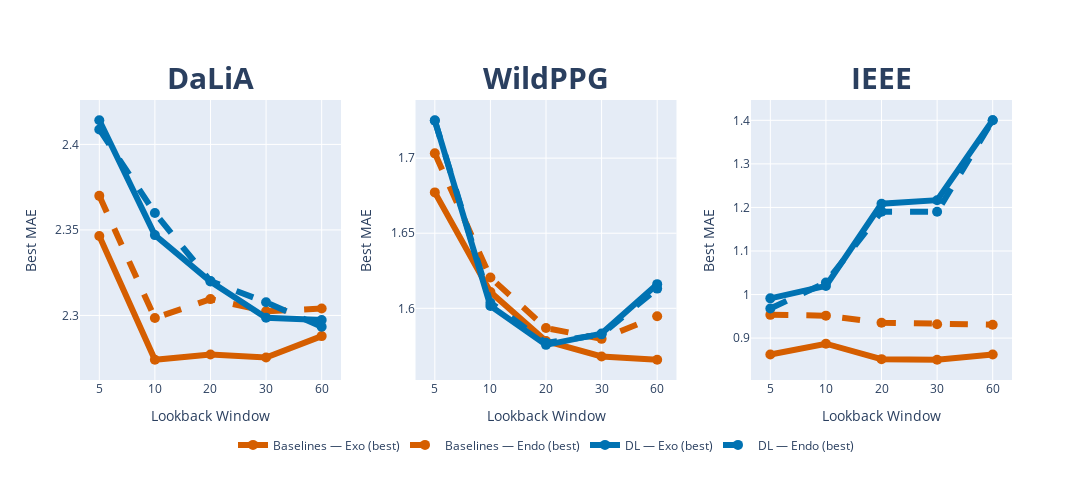

Notebook code for this chart:
### Code cell
from src.constants import (
    BASELINES,
    DL,
    model_colors,
)
use_std = False

TITLE_SIZE = 60
AXIS_TITLE_SIZE = 35
TICK_SIZE = 32
LEGEND_SIZE = 60
LINE_WIDTH = 6
MARKER_SIZE = 10
LINE_OPACITY = 0.8

SUBPLOT_TITLE_SIZE = 30
LEGEND_Y = -0.18

titles = [f"<b>{dataset_to_name[d]}</b>" for d in datasets]
fig = make_subplots(
    rows=1, cols=len(datasets), subplot_titles=titles, horizontal_spacing=0.08, vertical_spacing=0.1
)


for j, dataset in enumerate(datasets, start=1):

    exo_mean, exo_std, endo_mean, endo_std = dataset_metrics[dataset]

    # best per horizon for baselines and DL
    exo_bl_df = get_df(
        look_back_window, exo_mean, exo_std, dataset, BASELINES, metric, pw
    )
    endo_bl_df = get_df(
        look_back_window, endo_mean, endo_std, dataset, BASELINES, metric, pw
    )
    exo_dl_df = get_df(look_back_window, exo_mean, exo_std, dataset, DL, metric, pw)
    endo_dl_df = get_df(
        look_back_window, endo_mean, endo_std, dataset, DL, metric, pw
    )

    # make indices match horizons (1,3,5,10,20) for clarity
    for _df in (exo_bl_df, endo_bl_df, exo_dl_df, endo_dl_df):
        _df.index = look_back_window

    x = look_back_window
    x_labels = [str(x_val) for x_val in look_back_window]
    bl_color = model_colors["baseline"]
    dl_color = model_colors["dl"]
    showlegend = j == 1

    def add_line(x, y, stds, name, color, dash):
        fig.add_trace(
            go.Scatter(
                x=x,
                y=y,
                mode="lines+markers",
                line=dict(width=LINE_WIDTH, color=color, dash=dash),
                marker=dict(size=MARKER_SIZE),
                name=name,
                showlegend=showlegend,
                error_y=(
                    dict(type="data", array=stds, visible=True) if use_std else None
                ),
            ),
            row=1,
            col=j,
        )

    # Baselines: Exo solid, Endo dashed
    add_line(
        x,
        exo_bl_df["means"].values,
        exo_bl_df["stds"].values,
        "Baselines — Exo (best)",
        bl_color,
        "solid",
    )
    add_line(
        x,
        endo_bl_df["means"].values,
        endo_bl_df["stds"].values,
        "Baselines — Endo (best)",
        bl_color,
        "dash",
    )

    # DL: Exo solid, Endo dashed
    add_line(
        x,
        exo_dl_df["means"].values,
        exo_dl_df["stds"].values,
        "DL — Exo (best)",
        dl_color,
        "solid",
    )
    add_line(
        x,
        endo_dl_df["means"].values,
        endo_dl_df["stds"].values,
        "DL — Endo (best)",
        dl_color,
        "dash",
    )

    # axes
    fig.update_xaxes(
        title_text="Lookback Window",
        type="category",
        categoryorder="array",
        categoryarray=x_labels,
        row=1,
        col=j,
    )
    fig.update_yaxes(title_text=f"Best {metric}", row=1, col=j)

# layout & legend
fig.update_annotations(font=dict(size=SUBPLOT_TITLE_SIZE))
fig.update_layout(
    legend=dict(
        orientation="h", x=0.5, xanchor="center", y=LEGEND_Y, yanchor="top"
    ),
    margin=dict(b=120),
)
fig.update_xaxes(title_font=dict(size=14))
fig.update_yaxes(title_font=dict(size=14))

subplot_size = 500  # pixels per subplot
rows = 1
cols = len(datasets)

total_width = cols * subplot_size
total_height = rows * subplot_size

fig.update_layout(
    width=total_width,
    height=total_height,
)

fig.show()

### Figure 1 — Plotly figure (JSON) as saved in the notebook; plotly's stock layout.template omitted (floating-point values rounded to 4 significant figures)
{"data": [{"line": {"color": "#D55E00", "dash": "solid", "width": 6}, "marker": {"size": 10}, "mode": "lines+markers", "name": "Baselines — Exo (best)", "showlegend": true, "type": "scatter", "x": [5, 10, 20, 30, 60], "xaxis": "x", "y": [2.346, 2.274, 2.277, 2.275, 2.288], "yaxis": "y"}, {"line": {"color": "#D55E00", "dash": "dash", "width": 6}, "marker": {"size": 10}, "mode": "lines+markers", "name": "Baselines — Endo (best)", "showlegend": true, "type": "scatter", "x": [5, 10, 20, 30, 60], "xaxis": "x", "y": [2.37, 2.298, 2.31, 2.302, 2.304], "yaxis": "y"}, {"line": {"color": "#0072B2", "dash": "solid", "width": 6}, "marker": {"size": 10}, "mode": "lines+markers", "name": "DL — Exo (best)", "showlegend": true, "type": "scatter", "x": [5, 10, 20, 30, 60], "xaxis": "x", "y": [2.414, 2.347, 2.32, 2.299, 2.297], "yaxis": "y"}, {"line": {"color": "#0072B2", "dash": "dash", "width": 6}, "marker": {"size": 10}, "mode": "lines+markers", "name": "DL — Endo (best)", "showlegend": true, "type": "scatter", "x": [5, 10, 20, 30, 60], "xaxis": "x", "y": [2.409, 2.36, 2.32, 2.308, 2.293], "yaxis": "y"}, {"line": {"color": "#D55E00", "dash": "solid", "width": 6}, "marker": {"size": 10}, "mode": "lines+markers", "name": "Baselines — Exo (best)", "showlegend": false, "type": "scatter", "x": [5, 10, 20, 30, 60], "xaxis": "x2", "y": [1.677, 1.611, 1.578, 1.568, 1.566], "yaxis": "y2"}, {"line": {"color": "#D55E00", "dash": "dash", "width": 6}, "marker": {"size": 10}, "mode": "lines+markers", "name": "Baselines — Endo (best)", "showlegend": false, "type": "scatter", "x": [5, 10, 20, 30, 60], "xaxis": "x2", "y": [1.703, 1.62, 1.587, 1.58, 1.595], "yaxis": "y2"}, {"line": {"color": "#0072B2", "dash": "solid", "width": 6}, "marker": {"size": 10}, "mode": "lines+markers", "name": "DL — Exo (best)", "showlegend": false, "type": "scatter", "x": [5, 10, 20, 30, 60], "xaxis": "x2", "y": [1.725, 1.602, 1.576, 1.583, 1.616], "yaxis": "y2"}, {"line": {"color": "#0072B2", "dash": "dash", "width": 6}, "marker": {"size": 10}, "mode": "lines+markers", "name": "DL — Endo (best)", "showlegend": false, "type": "scatter", "x": [5, 10, 20, 30, 60], "xaxis": "x2", "y": [1.725, 1.604, 1.577, 1.583, 1.613], "yaxis": "y2"}, {"line": {"color": "#D55E00", "dash": "solid", "width": 6}, "marker": {"size": 10}, "mode": "lines+markers", "name": "Baselines — Exo (best)", "showlegend": false, "type": "scatter", "x": [5, 10, 20, 30, 60], "xaxis": "x3", "y": [0.8624, 0.8871, 0.8517, 0.8503, 0.8624], "yaxis": "y3"}, {"line": {"color": "#D55E00", "dash": "dash", "width": 6}, "marker": {"size": 10}, "mode": "lines+markers", "name": "Baselines — Endo (best)", "showlegend": false, "type": "scatter", "x": [5, 10, 20, 30, 60], "xaxis": "x3", "y": [0.9534, 0.9515, 0.9354, 0.9318, 0.9307], "yaxis": "y3"}, {"line": {"color": "#0072B2", "dash": "solid", "width": 6}, "marker": {"size": 10}, "mode": "lines+markers", "name": "DL — Exo (best)", "showlegend": false, "type": "scatter", "x": [5, 10, 20, 30, 60], "xaxis": "x3", "y": [0.9912, 1.02, 1.209, 1.217, 1.4], "yaxis": "y3"}, {"line": {"color": "#0072B2", "dash": "dash", "width": 6}, "marker": {"size": 10}, "mode": "lines+markers", "name": "DL — Endo (best)", "showlegend": false, "type": "scatter", "x": [5, 10, 20, 30, 60], "xaxis": "x3", "y": [0.9679, 1.027, 1.19, 1.19, 1.4], "yaxis": "y3"}], "layout": {"annotations": [{"font": {"size": 30}, "showarrow": false, "text": "<b>DaLiA</b>", "x": 0.14, "xanchor": "center", "xref": "paper", "y": 1, "yanchor": "bottom", "yref": "paper"}, {"font": {"size": 30}, "showarrow": false, "text": "<b>WildPPG</b>", "x": 0.5, "xanchor": "center", "xref": "paper", "y": 1, "yanchor": "bottom", "yref": "paper"}, {"font": {"size": 30}, "showarrow": false, "text": "<b>IEEE</b>", "x": 0.86, "xanchor": "center", "xref": "paper", "y": 1, "yanchor": "bottom", "yref": "paper"}], "height": 500, "legend": {"orientation": "h", "x": 0.5, "xanchor": "center", "y": -0.18, "yanchor": "top"}, "margin": {"b": 120}, "width": 1500, "xaxis": {"anchor": "y", "categoryarray": ["5", "10", "20", "30", "60"], "categoryorder": "array", "domain": [0, 0.28], "title": {"font": {"size": 14}, "text": "Lookback Window"}, "type": "category"}, "xaxis2": {"anchor": "y2", "categoryarray": ["5", "10", "20", "30", "60"], "categoryorder": "array", "domain": [0.36, 0.64], "title": {"font": {"size": 14}, "text": "Lookback Window"}, "type": "category"}, "xaxis3": {"anchor": "y3", "categoryarray": ["5", "10", "20", "30", "60"], "categoryorder": "array", "domain": [0.72, 1], "title": {"font": {"size": 14}, "text": "Lookback Window"}, "type": "category"}, "yaxis": {"anchor": "x", "domain": [0, 1], "title": {"font": {"size": 14}, "text": "Best MAE"}}, "yaxis2": {"anchor": "x2", "domain": [0, 1], "title": {"font": {"size": 14}, "text": "Best MAE"}}, "yaxis3": {"anchor": "x3", "domain": [0, 1], "title": {"font": {"size": 14}, "text": "Best MAE"}}}}
